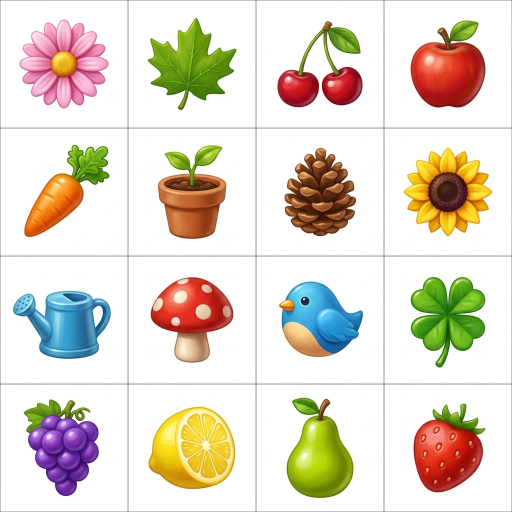
#> input picture asset-sources/garden.jpg, 1024 x 1024 px (shown at 1/2 size); its folder holds 4 pictures in this run
$ python prepare-raster-assets.py
#> lines starting #> are read from the running program, lines starting #| are printed output that depends on the picture; after the words box and inside, x2 and y2 are one past the last pixel; in counts of white or black regions, pixels touching at a corner belong together
"""Prepare original generated raster game art; retains source attribution manifest."""
from pathlib import Path
from urllib.request import urlretrieve
from PIL import Image, ImageChops, ImageDraw
import json

ROOT = Path(__file__).resolve().parents[1]
OUT = ROOT / 'public/assets/cosmetics'
SOURCE = ROOT / 'asset-sources'
OUT.mkdir(parents=True, exist_ok=True)
SOURCE.mkdir(exist_ok=True)
BASE = 'https://static.prod-images.emergentagent.com/jobs/4590238b-13bc-4e78-ac57-c5f6cdfb4ebb/images/'
FILES = {
    'garden': '5c8fb0aa1a332de43d2b8c801882d9bffc1e9442254c9494d2dd689d8bb85e4b.jpeg',
    'space': '4c243ed2f07999e4e600e14517f32682be277a6dc8ccd42d6033fbdf2250ff49.jpeg',
    'materials': 'd8f329bf4b61d774d4f72cf5a8db47f426f78138448cf83e6e66b758aeb0593d.jpeg',
    'gold-crab': '1e0c053b59759d54fda348755bf788c8197ebb2fb5a99bb611d0d5772b6d4031.jpeg',
    'panda': '77c75b6655eb14a59ffdd32f816d990915938a1dc0c41f5b8031015f38b76410.jpeg',
    'fox': 'ae187dbdd1a889296025f1307e35c045c4999e5cb2572ac0eef55947646ea603.jpeg',
}
IDS = ['beach_ball','beach_hat','camera','coconut','crab','ice_cream','sandal','seagull','seashell','summer_shirt','summer_shorts','sunglasses','swim_ring','tropical_fish','tropical_juice']

def cutout(im, size, hollow=False):
    im = im.convert('RGBA')
    # Flood only connected near-white background; white highlights stay intact.
    rgb = im.convert('RGB')
    mask = Image.new('L', im.size)
    mask.putdata([255 if min(p) > 236 and max(p)-min(p) < 22 else 0 for p in rgb.getdata()])
    ImageDraw.floodfill(mask, (0,0), 128)
    for xy in [(im.width-1,0),(0,im.height-1),(im.width-1,im.height-1)]: ImageDraw.floodfill(mask,xy,128)
    if hollow: ImageDraw.floodfill(mask,(im.width//2,im.height//2),128)
    alpha=mask.point(lambda v: 0 if v==128 else 255)
    im.putalpha(alpha)
    bbox=alpha.getbbox()
    if bbox: im=im.crop(bbox)
    im.thumbnail((int(size*.88),int(size*.88)),Image.Resampling.LANCZOS)
    result=Image.new('RGBA',(size,size));result.alpha_composite(im,((size-im.width)//2,(size-im.height)//2))
    return result

for key, file in FILES.items():
    path=SOURCE/(key+'.jpg')
    if not path.exists(): urlretrieve(BASE+file,path)
    image=Image.open(path).convert('RGB')
#> image is the input picture: PIL image 1024x1024 RGB; mean R, G, B 226.3, 217.2, 203.6
    if key in ('garden','space'):
        folder=OUT/key;folder.mkdir(exist_ok=True)
        for i,id in enumerate(IDS):
            x,y=i%4,i//4; w,h=image.size
            tile=image.crop((round(x*w/4)+2,round(y*h/4)+2,round((x+1)*w/4)-2,round((y+1)*h/4)-2))
            cutout(tile,192).save(folder/(id+'.png'),optimize=True)
#> this loop made 15 passes
#> bbox in cutout on passes 1 to 12: (36, 37, 216, 216), (37, 33, 216, 219), (40, 40, 212, 213), (50, 38, 201, 214), (45, 30, 217, 217), (57, 31, 196, 220), (54, 37, 199, 215), (36, 36, 216, 216), (23, 67, 221, 204), (43, 40, 209, 212), (43, 48, 213, 201), (51, 39, 201, 222)
#> pass 1, `tile=image.crop((round(x*w/4)+2,round(y*h/4)+2,round((x+1)*w/4)-2,roun..`:
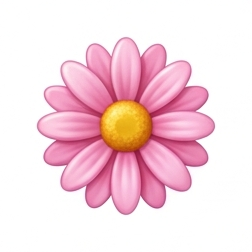
#> tile: PIL image 252x252 RGB; mean R, G, B 246.2, 217, 224.3
#> pass 1, in cutout, `alpha=mask.point(lambda v: 0 if v==128 else 255)`:
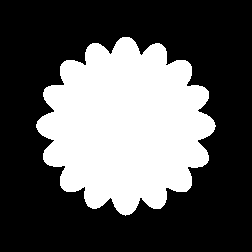
#> alpha: PIL image 252x252 L; 34.9% white; 1 white region, box (x1, y1, x2, y2) and area: (36, 37, 216, 216) 22185
#> after the loop:
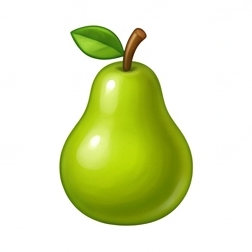
#> tile: PIL image 252x252 RGB; mean R, G, B 224.2, 231.5, 189.9
#> (the run stopped early here; a loop or call above may not have finished)
